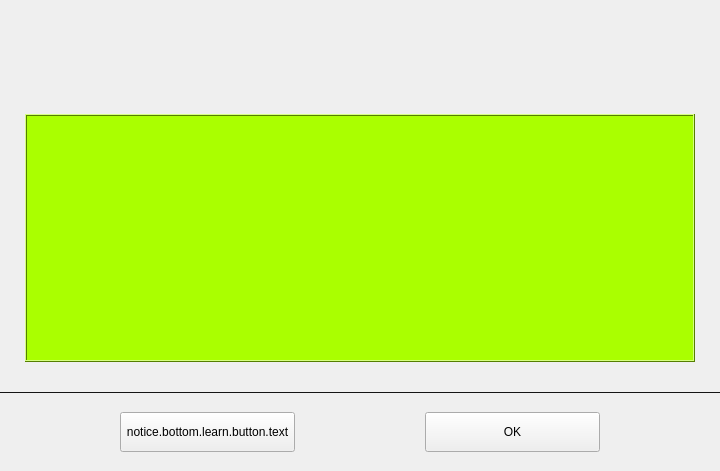
<?xml version="1.0" encoding="UTF-8"?>
<ui version="4.0">
 <class>PLSNoticeView</class>
 <widget class="QWidget" name="PLSNoticeView">
  <property name="geometry">
   <rect>
    <x>0</x>
    <y>0</y>
    <width>720</width>
    <height>471</height>
   </rect>
  </property>
  <property name="windowTitle">
   <string>PLSNoticeView</string>
  </property>
  <property name="styleSheet">
   <string notr="true"/>
  </property>
  <layout class="QVBoxLayout" name="verticalLayout">
   <property name="spacing">
    <number>0</number>
   </property>
   <property name="sizeConstraint">
    <enum>QLayout::SetDefaultConstraint</enum>
   </property>
   <property name="leftMargin">
    <number>0</number>
   </property>
   <property name="topMargin">
    <number>0</number>
   </property>
   <property name="rightMargin">
    <number>0</number>
   </property>
   <property name="bottomMargin">
    <number>0</number>
   </property>
   <item>
    <spacer name="verticalSpacer_3">
     <property name="orientation">
      <enum>Qt::Vertical</enum>
     </property>
     <property name="sizeType">
      <enum>QSizePolicy::Fixed</enum>
     </property>
     <property name="sizeHint" stdset="0">
      <size>
       <width>20</width>
       <height>39</height>
      </size>
     </property>
    </spacer>
   </item>
   <item>
    <layout class="QHBoxLayout" name="horizontalLayout_3">
     <item>
      <widget class="QLabel" name="topLabel">
       <property name="text">
        <string/>
       </property>
       <property name="alignment">
        <set>Qt::AlignCenter</set>
       </property>
       <property name="wordWrap">
        <bool>true</bool>
       </property>
      </widget>
     </item>
    </layout>
   </item>
   <item>
    <spacer name="verticalSpacer_2">
     <property name="orientation">
      <enum>Qt::Vertical</enum>
     </property>
     <property name="sizeType">
      <enum>QSizePolicy::Fixed</enum>
     </property>
     <property name="sizeHint" stdset="0">
      <size>
       <width>20</width>
       <height>30</height>
      </size>
     </property>
    </spacer>
   </item>
   <item>
    <layout class="QHBoxLayout" name="horizontalLayout_4">
     <item>
      <spacer name="horizontalSpacer">
       <property name="orientation">
        <enum>Qt::Horizontal</enum>
       </property>
       <property name="sizeType">
        <enum>QSizePolicy::Fixed</enum>
       </property>
       <property name="sizeHint" stdset="0">
        <size>
         <width>25</width>
         <height>20</height>
        </size>
       </property>
      </spacer>
     </item>
     <item>
      <layout class="QHBoxLayout" name="horizontalLayout">
       <property name="spacing">
        <number>0</number>
       </property>
       <property name="leftMargin">
        <number>0</number>
       </property>
       <property name="topMargin">
        <number>0</number>
       </property>
       <property name="rightMargin">
        <number>0</number>
       </property>
       <item>
        <widget class="QStackedWidget" name="topWidget">
         <property name="sizePolicy">
          <sizepolicy hsizetype="Preferred" vsizetype="Fixed">
           <horstretch>0</horstretch>
           <verstretch>0</verstretch>
          </sizepolicy>
         </property>
         <property name="minimumSize">
          <size>
           <width>0</width>
           <height>248</height>
          </size>
         </property>
         <property name="maximumSize">
          <size>
           <width>16777215</width>
           <height>248</height>
          </size>
         </property>
         <property name="palette">
          <palette>
           <active>
            <colorrole role="WindowText">
             <brush brushstyle="SolidPattern">
              <color alpha="255">
               <red>0</red>
               <green>0</green>
               <blue>0</blue>
              </color>
             </brush>
            </colorrole>
            <colorrole role="Button">
             <brush brushstyle="SolidPattern">
              <color alpha="255">
               <red>170</red>
               <green>255</green>
               <blue>0</blue>
              </color>
             </brush>
            </colorrole>
            <colorrole role="Light">
             <brush brushstyle="SolidPattern">
              <color alpha="255">
               <red>213</red>
               <green>255</green>
               <blue>127</blue>
              </color>
             </brush>
            </colorrole>
            <colorrole role="Midlight">
             <brush brushstyle="SolidPattern">
              <color alpha="255">
               <red>191</red>
               <green>255</green>
               <blue>63</blue>
              </color>
             </brush>
            </colorrole>
            <colorrole role="Dark">
             <brush brushstyle="SolidPattern">
              <color alpha="255">
               <red>85</red>
               <green>127</green>
               <blue>0</blue>
              </color>
             </brush>
            </colorrole>
            <colorrole role="Mid">
             <brush brushstyle="SolidPattern">
              <color alpha="255">
               <red>113</red>
               <green>170</green>
               <blue>0</blue>
              </color>
             </brush>
            </colorrole>
            <colorrole role="Text">
             <brush brushstyle="SolidPattern">
              <color alpha="255">
               <red>0</red>
               <green>0</green>
               <blue>0</blue>
              </color>
             </brush>
            </colorrole>
            <colorrole role="BrightText">
             <brush brushstyle="SolidPattern">
              <color alpha="255">
               <red>255</red>
               <green>255</green>
               <blue>255</blue>
              </color>
             </brush>
            </colorrole>
            <colorrole role="ButtonText">
             <brush brushstyle="SolidPattern">
              <color alpha="255">
               <red>0</red>
               <green>0</green>
               <blue>0</blue>
              </color>
             </brush>
            </colorrole>
            <colorrole role="Base">
             <brush brushstyle="SolidPattern">
              <color alpha="255">
               <red>255</red>
               <green>255</green>
               <blue>255</blue>
              </color>
             </brush>
            </colorrole>
            <colorrole role="Window">
             <brush brushstyle="SolidPattern">
              <color alpha="255">
               <red>170</red>
               <green>255</green>
               <blue>0</blue>
              </color>
             </brush>
            </colorrole>
            <colorrole role="Shadow">
             <brush brushstyle="SolidPattern">
              <color alpha="255">
               <red>0</red>
               <green>0</green>
               <blue>0</blue>
              </color>
             </brush>
            </colorrole>
            <colorrole role="AlternateBase">
             <brush brushstyle="SolidPattern">
              <color alpha="255">
               <red>212</red>
               <green>255</green>
               <blue>127</blue>
              </color>
             </brush>
            </colorrole>
            <colorrole role="ToolTipBase">
             <brush brushstyle="SolidPattern">
              <color alpha="255">
               <red>255</red>
               <green>255</green>
               <blue>220</blue>
              </color>
             </brush>
            </colorrole>
            <colorrole role="ToolTipText">
             <brush brushstyle="SolidPattern">
              <color alpha="255">
               <red>0</red>
               <green>0</green>
               <blue>0</blue>
              </color>
             </brush>
            </colorrole>
            <colorrole role="PlaceholderText">
             <brush brushstyle="SolidPattern">
              <color alpha="128">
               <red>0</red>
               <green>0</green>
               <blue>0</blue>
              </color>
             </brush>
            </colorrole>
           </active>
           <inactive>
            <colorrole role="WindowText">
             <brush brushstyle="SolidPattern">
              <color alpha="255">
               <red>0</red>
               <green>0</green>
               <blue>0</blue>
              </color>
             </brush>
            </colorrole>
            <colorrole role="Button">
             <brush brushstyle="SolidPattern">
              <color alpha="255">
               <red>170</red>
               <green>255</green>
               <blue>0</blue>
              </color>
             </brush>
            </colorrole>
            <colorrole role="Light">
             <brush brushstyle="SolidPattern">
              <color alpha="255">
               <red>213</red>
               <green>255</green>
               <blue>127</blue>
              </color>
             </brush>
            </colorrole>
            <colorrole role="Midlight">
             <brush brushstyle="SolidPattern">
              <color alpha="255">
               <red>191</red>
               <green>255</green>
               <blue>63</blue>
              </color>
             </brush>
            </colorrole>
            <colorrole role="Dark">
             <brush brushstyle="SolidPattern">
              <color alpha="255">
               <red>85</red>
               <green>127</green>
               <blue>0</blue>
              </color>
             </brush>
            </colorrole>
            <colorrole role="Mid">
             <brush brushstyle="SolidPattern">
              <color alpha="255">
               <red>113</red>
               <green>170</green>
               <blue>0</blue>
              </color>
             </brush>
            </colorrole>
            <colorrole role="Text">
             <brush brushstyle="SolidPattern">
              <color alpha="255">
               <red>0</red>
               <green>0</green>
               <blue>0</blue>
              </color>
             </brush>
            </colorrole>
            <colorrole role="BrightText">
             <brush brushstyle="SolidPattern">
              <color alpha="255">
               <red>255</red>
               <green>255</green>
               <blue>255</blue>
              </color>
             </brush>
            </colorrole>
            <colorrole role="ButtonText">
             <brush brushstyle="SolidPattern">
              <color alpha="255">
               <red>0</red>
               <green>0</green>
               <blue>0</blue>
              </color>
             </brush>
            </colorrole>
            <colorrole role="Base">
             <brush brushstyle="SolidPattern">
              <color alpha="255">
               <red>255</red>
               <green>255</green>
               <blue>255</blue>
              </color>
             </brush>
            </colorrole>
            <colorrole role="Window">
             <brush brushstyle="SolidPattern">
              <color alpha="255">
               <red>170</red>
               <green>255</green>
               <blue>0</blue>
              </color>
             </brush>
            </colorrole>
            <colorrole role="Shadow">
             <brush brushstyle="SolidPattern">
              <color alpha="255">
               <red>0</red>
               <green>0</green>
               <blue>0</blue>
              </color>
             </brush>
            </colorrole>
            <colorrole role="AlternateBase">
             <brush brushstyle="SolidPattern">
              <color alpha="255">
               <red>212</red>
               <green>255</green>
               <blue>127</blue>
              </color>
             </brush>
            </colorrole>
            <colorrole role="ToolTipBase">
             <brush brushstyle="SolidPattern">
              <color alpha="255">
               <red>255</red>
               <green>255</green>
               <blue>220</blue>
              </color>
             </brush>
            </colorrole>
            <colorrole role="ToolTipText">
             <brush brushstyle="SolidPattern">
              <color alpha="255">
               <red>0</red>
               <green>0</green>
               <blue>0</blue>
              </color>
             </brush>
            </colorrole>
            <colorrole role="PlaceholderText">
             <brush brushstyle="SolidPattern">
              <color alpha="128">
               <red>0</red>
               <green>0</green>
               <blue>0</blue>
              </color>
             </brush>
            </colorrole>
           </inactive>
           <disabled>
            <colorrole role="WindowText">
             <brush brushstyle="SolidPattern">
              <color alpha="255">
               <red>85</red>
               <green>127</green>
               <blue>0</blue>
              </color>
             </brush>
            </colorrole>
            <colorrole role="Button">
             <brush brushstyle="SolidPattern">
              <color alpha="255">
               <red>170</red>
               <green>255</green>
               <blue>0</blue>
              </color>
             </brush>
            </colorrole>
            <colorrole role="Light">
             <brush brushstyle="SolidPattern">
              <color alpha="255">
               <red>213</red>
               <green>255</green>
               <blue>127</blue>
              </color>
             </brush>
            </colorrole>
            <colorrole role="Midlight">
             <brush brushstyle="SolidPattern">
              <color alpha="255">
               <red>191</red>
               <green>255</green>
               <blue>63</blue>
              </color>
             </brush>
            </colorrole>
            <colorrole role="Dark">
             <brush brushstyle="SolidPattern">
              <color alpha="255">
               <red>85</red>
               <green>127</green>
               <blue>0</blue>
              </color>
             </brush>
            </colorrole>
            <colorrole role="Mid">
             <brush brushstyle="SolidPattern">
              <color alpha="255">
               <red>113</red>
               <green>170</green>
               <blue>0</blue>
              </color>
             </brush>
            </colorrole>
            <colorrole role="Text">
             <brush brushstyle="SolidPattern">
              <color alpha="255">
               <red>85</red>
               <green>127</green>
               <blue>0</blue>
              </color>
             </brush>
            </colorrole>
            <colorrole role="BrightText">
             <brush brushstyle="SolidPattern">
              <color alpha="255">
               <red>255</red>
               <green>255</green>
               <blue>255</blue>
              </color>
             </brush>
            </colorrole>
            <colorrole role="ButtonText">
             <brush brushstyle="SolidPattern">
              <color alpha="255">
               <red>85</red>
               <green>127</green>
               <blue>0</blue>
              </color>
             </brush>
            </colorrole>
            <colorrole role="Base">
             <brush brushstyle="SolidPattern">
              <color alpha="255">
               <red>170</red>
               <green>255</green>
               <blue>0</blue>
              </color>
             </brush>
            </colorrole>
            <colorrole role="Window">
             <brush brushstyle="SolidPattern">
              <color alpha="255">
               <red>170</red>
               <green>255</green>
               <blue>0</blue>
              </color>
             </brush>
            </colorrole>
            <colorrole role="Shadow">
             <brush brushstyle="SolidPattern">
              <color alpha="255">
               <red>0</red>
               <green>0</green>
               <blue>0</blue>
              </color>
             </brush>
            </colorrole>
            <colorrole role="AlternateBase">
             <brush brushstyle="SolidPattern">
              <color alpha="255">
               <red>170</red>
               <green>255</green>
               <blue>0</blue>
              </color>
             </brush>
            </colorrole>
            <colorrole role="ToolTipBase">
             <brush brushstyle="SolidPattern">
              <color alpha="255">
               <red>255</red>
               <green>255</green>
               <blue>220</blue>
              </color>
             </brush>
            </colorrole>
            <colorrole role="ToolTipText">
             <brush brushstyle="SolidPattern">
              <color alpha="255">
               <red>0</red>
               <green>0</green>
               <blue>0</blue>
              </color>
             </brush>
            </colorrole>
            <colorrole role="PlaceholderText">
             <brush brushstyle="SolidPattern">
              <color alpha="128">
               <red>0</red>
               <green>0</green>
               <blue>0</blue>
              </color>
             </brush>
            </colorrole>
           </disabled>
          </palette>
         </property>
         <property name="autoFillBackground">
          <bool>true</bool>
         </property>
         <property name="frameShape">
          <enum>QFrame::Box</enum>
         </property>
         <property name="frameShadow">
          <enum>QFrame::Raised</enum>
         </property>
         <widget class="QWidget" name="page"/>
         <widget class="QWidget" name="page_2"/>
        </widget>
       </item>
      </layout>
     </item>
     <item>
      <spacer name="horizontalSpacer_2">
       <property name="orientation">
        <enum>Qt::Horizontal</enum>
       </property>
       <property name="sizeType">
        <enum>QSizePolicy::Fixed</enum>
       </property>
       <property name="sizeHint" stdset="0">
        <size>
         <width>25</width>
         <height>20</height>
        </size>
       </property>
      </spacer>
     </item>
    </layout>
   </item>
   <item>
    <spacer name="verticalSpacer">
     <property name="orientation">
      <enum>Qt::Vertical</enum>
     </property>
     <property name="sizeType">
      <enum>QSizePolicy::Fixed</enum>
     </property>
     <property name="sizeHint" stdset="0">
      <size>
       <width>20</width>
       <height>30</height>
      </size>
     </property>
    </spacer>
   </item>
   <item>
    <layout class="QHBoxLayout" name="horizontalLayout_6">
     <item>
      <widget class="QLabel" name="lineView">
       <property name="sizePolicy">
        <sizepolicy hsizetype="Preferred" vsizetype="Fixed">
         <horstretch>0</horstretch>
         <verstretch>0</verstretch>
        </sizepolicy>
       </property>
       <property name="minimumSize">
        <size>
         <width>0</width>
         <height>1</height>
        </size>
       </property>
       <property name="maximumSize">
        <size>
         <width>16777215</width>
         <height>1</height>
        </size>
       </property>
       <property name="palette">
        <palette>
         <active>
          <colorrole role="WindowText">
           <brush brushstyle="SolidPattern">
            <color alpha="255">
             <red>255</red>
             <green>255</green>
             <blue>255</blue>
            </color>
           </brush>
          </colorrole>
          <colorrole role="Button">
           <brush brushstyle="SolidPattern">
            <color alpha="255">
             <red>21</red>
             <green>21</green>
             <blue>21</blue>
            </color>
           </brush>
          </colorrole>
          <colorrole role="Light">
           <brush brushstyle="SolidPattern">
            <color alpha="255">
             <red>31</red>
             <green>31</green>
             <blue>31</blue>
            </color>
           </brush>
          </colorrole>
          <colorrole role="Midlight">
           <brush brushstyle="SolidPattern">
            <color alpha="255">
             <red>26</red>
             <green>26</green>
             <blue>26</blue>
            </color>
           </brush>
          </colorrole>
          <colorrole role="Dark">
           <brush brushstyle="SolidPattern">
            <color alpha="255">
             <red>10</red>
             <green>10</green>
             <blue>10</blue>
            </color>
           </brush>
          </colorrole>
          <colorrole role="Mid">
           <brush brushstyle="SolidPattern">
            <color alpha="255">
             <red>14</red>
             <green>14</green>
             <blue>14</blue>
            </color>
           </brush>
          </colorrole>
          <colorrole role="Text">
           <brush brushstyle="SolidPattern">
            <color alpha="255">
             <red>255</red>
             <green>255</green>
             <blue>255</blue>
            </color>
           </brush>
          </colorrole>
          <colorrole role="BrightText">
           <brush brushstyle="SolidPattern">
            <color alpha="255">
             <red>255</red>
             <green>255</green>
             <blue>255</blue>
            </color>
           </brush>
          </colorrole>
          <colorrole role="ButtonText">
           <brush brushstyle="SolidPattern">
            <color alpha="255">
             <red>255</red>
             <green>255</green>
             <blue>255</blue>
            </color>
           </brush>
          </colorrole>
          <colorrole role="Base">
           <brush brushstyle="SolidPattern">
            <color alpha="255">
             <red>0</red>
             <green>0</green>
             <blue>0</blue>
            </color>
           </brush>
          </colorrole>
          <colorrole role="Window">
           <brush brushstyle="SolidPattern">
            <color alpha="255">
             <red>21</red>
             <green>21</green>
             <blue>21</blue>
            </color>
           </brush>
          </colorrole>
          <colorrole role="Shadow">
           <brush brushstyle="SolidPattern">
            <color alpha="255">
             <red>0</red>
             <green>0</green>
             <blue>0</blue>
            </color>
           </brush>
          </colorrole>
          <colorrole role="AlternateBase">
           <brush brushstyle="SolidPattern">
            <color alpha="255">
             <red>10</red>
             <green>10</green>
             <blue>10</blue>
            </color>
           </brush>
          </colorrole>
          <colorrole role="ToolTipBase">
           <brush brushstyle="SolidPattern">
            <color alpha="255">
             <red>255</red>
             <green>255</green>
             <blue>220</blue>
            </color>
           </brush>
          </colorrole>
          <colorrole role="ToolTipText">
           <brush brushstyle="SolidPattern">
            <color alpha="255">
             <red>0</red>
             <green>0</green>
             <blue>0</blue>
            </color>
           </brush>
          </colorrole>
          <colorrole role="PlaceholderText">
           <brush brushstyle="SolidPattern">
            <color alpha="128">
             <red>255</red>
             <green>255</green>
             <blue>255</blue>
            </color>
           </brush>
          </colorrole>
         </active>
         <inactive>
          <colorrole role="WindowText">
           <brush brushstyle="SolidPattern">
            <color alpha="255">
             <red>255</red>
             <green>255</green>
             <blue>255</blue>
            </color>
           </brush>
          </colorrole>
          <colorrole role="Button">
           <brush brushstyle="SolidPattern">
            <color alpha="255">
             <red>21</red>
             <green>21</green>
             <blue>21</blue>
            </color>
           </brush>
          </colorrole>
          <colorrole role="Light">
           <brush brushstyle="SolidPattern">
            <color alpha="255">
             <red>31</red>
             <green>31</green>
             <blue>31</blue>
            </color>
           </brush>
          </colorrole>
          <colorrole role="Midlight">
           <brush brushstyle="SolidPattern">
            <color alpha="255">
             <red>26</red>
             <green>26</green>
             <blue>26</blue>
            </color>
           </brush>
          </colorrole>
          <colorrole role="Dark">
           <brush brushstyle="SolidPattern">
            <color alpha="255">
             <red>10</red>
             <green>10</green>
             <blue>10</blue>
            </color>
           </brush>
          </colorrole>
          <colorrole role="Mid">
           <brush brushstyle="SolidPattern">
            <color alpha="255">
             <red>14</red>
             <green>14</green>
             <blue>14</blue>
            </color>
           </brush>
          </colorrole>
          <colorrole role="Text">
           <brush brushstyle="SolidPattern">
            <color alpha="255">
             <red>255</red>
             <green>255</green>
             <blue>255</blue>
            </color>
           </brush>
          </colorrole>
          <colorrole role="BrightText">
           <brush brushstyle="SolidPattern">
            <color alpha="255">
             <red>255</red>
             <green>255</green>
             <blue>255</blue>
            </color>
           </brush>
          </colorrole>
          <colorrole role="ButtonText">
           <brush brushstyle="SolidPattern">
            <color alpha="255">
             <red>255</red>
             <green>255</green>
             <blue>255</blue>
            </color>
           </brush>
          </colorrole>
          <colorrole role="Base">
           <brush brushstyle="SolidPattern">
            <color alpha="255">
             <red>0</red>
             <green>0</green>
             <blue>0</blue>
            </color>
           </brush>
          </colorrole>
          <colorrole role="Window">
           <brush brushstyle="SolidPattern">
            <color alpha="255">
             <red>21</red>
             <green>21</green>
             <blue>21</blue>
            </color>
           </brush>
          </colorrole>
          <colorrole role="Shadow">
           <brush brushstyle="SolidPattern">
            <color alpha="255">
             <red>0</red>
             <green>0</green>
             <blue>0</blue>
            </color>
           </brush>
          </colorrole>
          <colorrole role="AlternateBase">
           <brush brushstyle="SolidPattern">
            <color alpha="255">
             <red>10</red>
             <green>10</green>
             <blue>10</blue>
            </color>
           </brush>
          </colorrole>
          <colorrole role="ToolTipBase">
           <brush brushstyle="SolidPattern">
            <color alpha="255">
             <red>255</red>
             <green>255</green>
             <blue>220</blue>
            </color>
           </brush>
          </colorrole>
          <colorrole role="ToolTipText">
           <brush brushstyle="SolidPattern">
            <color alpha="255">
             <red>0</red>
             <green>0</green>
             <blue>0</blue>
            </color>
           </brush>
          </colorrole>
          <colorrole role="PlaceholderText">
           <brush brushstyle="SolidPattern">
            <color alpha="128">
             <red>255</red>
             <green>255</green>
             <blue>255</blue>
            </color>
           </brush>
          </colorrole>
         </inactive>
         <disabled>
          <colorrole role="WindowText">
           <brush brushstyle="SolidPattern">
            <color alpha="255">
             <red>10</red>
             <green>10</green>
             <blue>10</blue>
            </color>
           </brush>
          </colorrole>
          <colorrole role="Button">
           <brush brushstyle="SolidPattern">
            <color alpha="255">
             <red>21</red>
             <green>21</green>
             <blue>21</blue>
            </color>
           </brush>
          </colorrole>
          <colorrole role="Light">
           <brush brushstyle="SolidPattern">
            <color alpha="255">
             <red>31</red>
             <green>31</green>
             <blue>31</blue>
            </color>
           </brush>
          </colorrole>
          <colorrole role="Midlight">
           <brush brushstyle="SolidPattern">
            <color alpha="255">
             <red>26</red>
             <green>26</green>
             <blue>26</blue>
            </color>
           </brush>
          </colorrole>
          <colorrole role="Dark">
           <brush brushstyle="SolidPattern">
            <color alpha="255">
             <red>10</red>
             <green>10</green>
             <blue>10</blue>
            </color>
           </brush>
          </colorrole>
          <colorrole role="Mid">
           <brush brushstyle="SolidPattern">
            <color alpha="255">
             <red>14</red>
             <green>14</green>
             <blue>14</blue>
            </color>
           </brush>
          </colorrole>
          <colorrole role="Text">
           <brush brushstyle="SolidPattern">
            <color alpha="255">
             <red>10</red>
             <green>10</green>
             <blue>10</blue>
            </color>
           </brush>
          </colorrole>
          <colorrole role="BrightText">
           <brush brushstyle="SolidPattern">
            <color alpha="255">
             <red>255</red>
             <green>255</green>
             <blue>255</blue>
            </color>
           </brush>
          </colorrole>
          <colorrole role="ButtonText">
           <brush brushstyle="SolidPattern">
            <color alpha="255">
             <red>10</red>
             <green>10</green>
             <blue>10</blue>
            </color>
           </brush>
          </colorrole>
          <colorrole role="Base">
           <brush brushstyle="SolidPattern">
            <color alpha="255">
             <red>21</red>
             <green>21</green>
             <blue>21</blue>
            </color>
           </brush>
          </colorrole>
          <colorrole role="Window">
           <brush brushstyle="SolidPattern">
            <color alpha="255">
             <red>21</red>
             <green>21</green>
             <blue>21</blue>
            </color>
           </brush>
          </colorrole>
          <colorrole role="Shadow">
           <brush brushstyle="SolidPattern">
            <color alpha="255">
             <red>0</red>
             <green>0</green>
             <blue>0</blue>
            </color>
           </brush>
          </colorrole>
          <colorrole role="AlternateBase">
           <brush brushstyle="SolidPattern">
            <color alpha="255">
             <red>21</red>
             <green>21</green>
             <blue>21</blue>
            </color>
           </brush>
          </colorrole>
          <colorrole role="ToolTipBase">
           <brush brushstyle="SolidPattern">
            <color alpha="255">
             <red>255</red>
             <green>255</green>
             <blue>220</blue>
            </color>
           </brush>
          </colorrole>
          <colorrole role="ToolTipText">
           <brush brushstyle="SolidPattern">
            <color alpha="255">
             <red>0</red>
             <green>0</green>
             <blue>0</blue>
            </color>
           </brush>
          </colorrole>
          <colorrole role="PlaceholderText">
           <brush brushstyle="SolidPattern">
            <color alpha="128">
             <red>255</red>
             <green>255</green>
             <blue>255</blue>
            </color>
           </brush>
          </colorrole>
         </disabled>
        </palette>
       </property>
       <property name="autoFillBackground">
        <bool>true</bool>
       </property>
       <property name="text">
        <string/>
       </property>
      </widget>
     </item>
    </layout>
   </item>
   <item>
    <spacer name="verticalSpacer_4">
     <property name="orientation">
      <enum>Qt::Vertical</enum>
     </property>
     <property name="sizeType">
      <enum>QSizePolicy::Fixed</enum>
     </property>
     <property name="sizeHint" stdset="0">
      <size>
       <width>20</width>
       <height>19</height>
      </size>
     </property>
    </spacer>
   </item>
   <item>
    <layout class="QHBoxLayout" name="horizontalLayout_2">
     <property name="spacing">
      <number>10</number>
     </property>
     <property name="bottomMargin">
      <number>19</number>
     </property>
     <item>
      <widget class="QPushButton" name="learnMoreButton">
       <property name="sizePolicy">
        <sizepolicy hsizetype="Fixed" vsizetype="Fixed">
         <horstretch>0</horstretch>
         <verstretch>0</verstretch>
        </sizepolicy>
       </property>
       <property name="minimumSize">
        <size>
         <width>175</width>
         <height>40</height>
        </size>
       </property>
       <property name="maximumSize">
        <size>
         <width>175</width>
         <height>40</height>
        </size>
       </property>
       <property name="text">
        <string>notice.bottom.learn.button.text</string>
       </property>
      </widget>
     </item>
     <item>
      <widget class="QPushButton" name="confirmButton">
       <property name="minimumSize">
        <size>
         <width>175</width>
         <height>40</height>
        </size>
       </property>
       <property name="maximumSize">
        <size>
         <width>175</width>
         <height>40</height>
        </size>
       </property>
       <property name="text">
        <string>OK</string>
       </property>
      </widget>
     </item>
    </layout>
   </item>
  </layout>
 </widget>
 <resources/>
 <connections/>
</ui>
